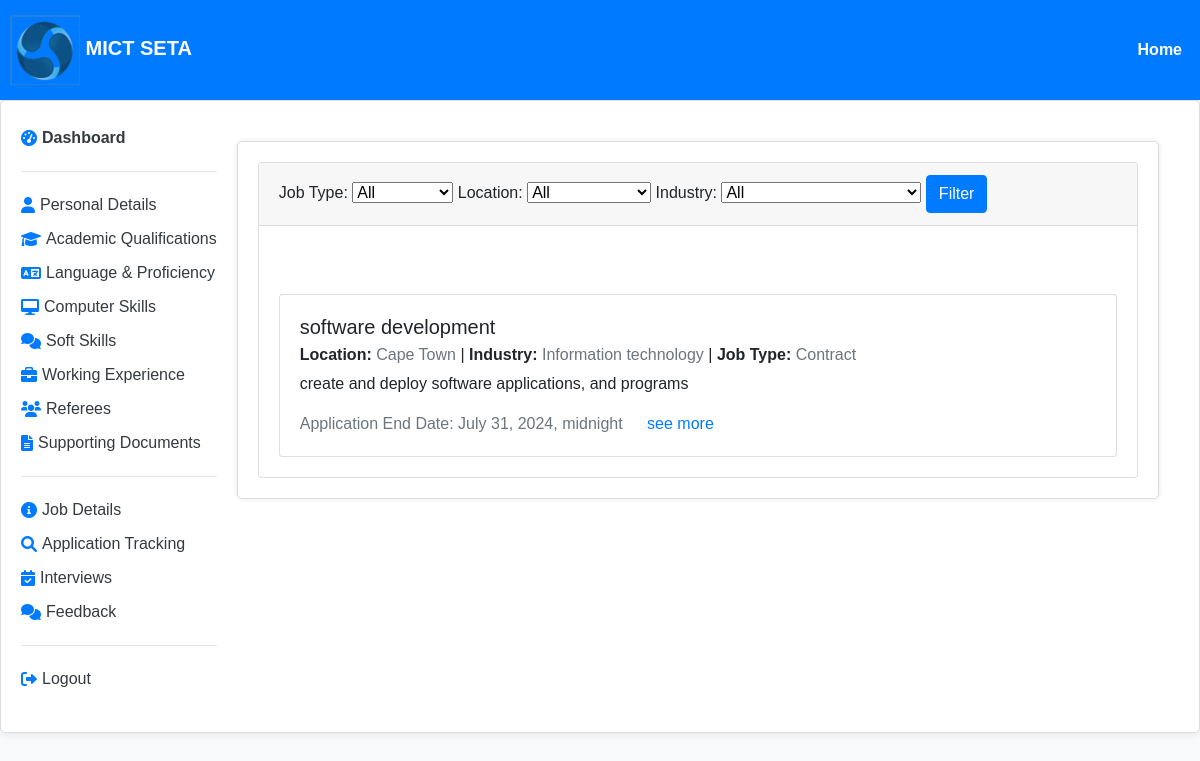
The page /jobseeker/job_details/ on the database as committed earlier.
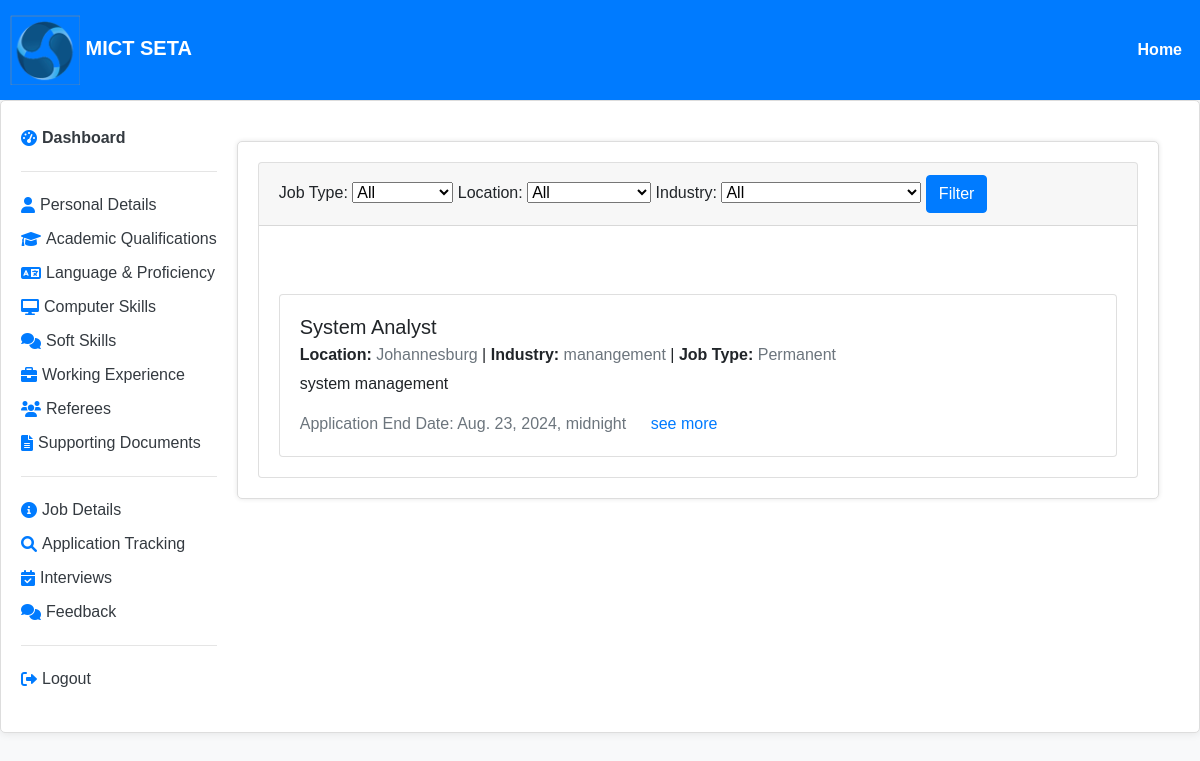
The same page on the database as committed later.
### jobs/models.py (models this page shows, shortened)
class JobPost(models.Model):
    user = models.ForeignKey(User, on_delete=models.CASCADE, related_name='jobs')
    assigned_to = models.ForeignKey(User, on_delete=models.CASCADE, default=1)
    title = models.CharField(max_length=225, unique=False, null=False)
    description = models.TextField(null=False)
    start_date = models.DateTimeField(auto_now_add=True)
    end_date = models.DateTimeField(null=False)
    location = models.CharField(max_length=225, unique=False, null=False)
    salary_range = models.CharField(max_length=100, null=True)  # Added field for salary range
    job_type = models.CharField(max_length=50, null=False, default='Full-time')  # Added field for job type
    industry = models.CharField(max_length=100, null=True)  # Added field for industry
    company_name = models.CharField(max_length=225, null=True)  # Added field for company name
    status = models.CharField(max_length=20, null=False, default="waiting")
    is_complete = models.BooleanField(null=False, default=False)
    is_approved = models.BooleanField(null=False, default=False)

### job_seeker/views.py (the view)
# urls.py: path('job_details/', views.job_details, name='job_details'),
def job_details(request):
    job_list = JobPost.objects.filter(status='open')
    return render(request, 'jobseeker_job_details.html', {'job_list':job_list})

### job_seeker/templates/jobseeker_job_details.html (shortened to what this page needs)
{% extends 'job_seeker_dashboard.html' %}
{% block content %}
<div class="card">
  <div class="card-header">
<form method="GET" action="{% url 'job_details' %}">
    <div class="filter-options">
        <label for="job_type">Job Type:</label>
        <select id="job_type" name="job_type">
            <option value="">All</option>
        </select>
        <label for="location">Location:</label>
        <select id="location" name="location">
            <option value="">All</option>
        </select>
        <label for="industry">Industry:</label>
        <select id="industry" name="industry">
            <option value="">All</option>
        </select>
        <button type="submit" class="btn btn-primary">Filter</button>
    </div>
</form>
  </div>
  <div class="card-body">
        <div class="job-details">
            {% if job_list %}
                {% for job in job_list %}
                   <div class="card mt-5 ">
                          <div class="card-body">
                            <h5 class="card-title">{{ job.title }}</h5>
                            <h6 class="card-subtitle mb-2 "><b>Location:</b> <span class="text-muted">{{ job.location }}</span>
                            | <b>Industry:</b> <span class="text-muted">{{ job.industry }}</span> | <b>Job Type:</b> <span class="text-muted">{{ job.job_type }}</span></h6>
                            <p class="card-text">{{ job.description }}</p>
                            <a href="#" class="card-link text-muted" disabled>Application End Date: {{ job.end_date }}</a>
                            <a href="{% url 'job_information' %}" class="card-link" disabled>see more</a>
                          </div>
                        </div>
                {% endfor %}
            {% endif %}
        </div>
  </div>
</div>
{% endblock %}

Rows that differ between the two databases and show on the page:
no longer on this page (row edited): JobPost: title "software development", location "Cape Town", industry "Information technology", job_type "Contract", description "create and deploy software applications, and programs", end_date "July 31, 2024, midnight"
added JobPost: title "System Analyst", location "Johannesburg", industry "manangement", job_type "Permanent", description "system management", end_date "Aug. 23, 2024, midnight"
